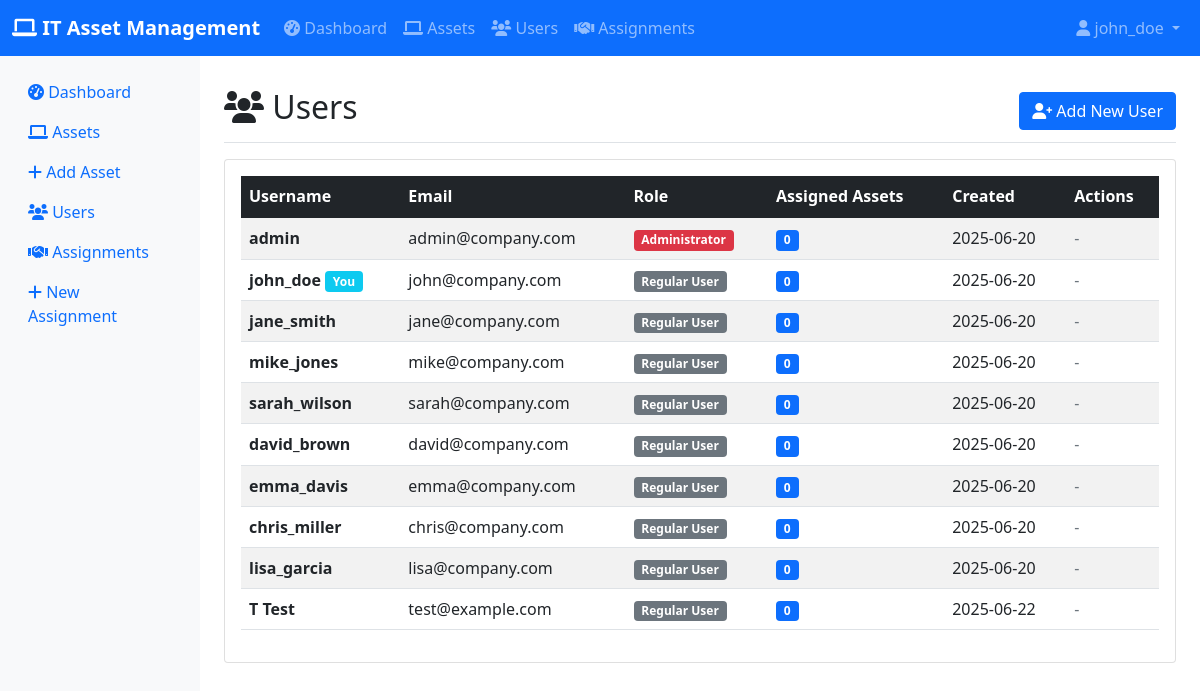
Page /users (signed in) on the committed database.
### app.py (models this page shows, shortened)
class User(UserMixin, db.Model):
    __tablename__ = 'users'
    id = db.Column(db.Integer, primary_key=True)
    username = db.Column(db.String(80), unique=True, nullable=False, index=True)
    email = db.Column(db.String(120), unique=True, nullable=False, index=True)
    password_hash = db.Column(db.String(255), nullable=False)
    role = db.Column(db.String(20), nullable=False, default='regular')  # 'admin' or 'regular'
    created_at = db.Column(db.DateTime, default=datetime.utcnow)
    assignments = db.relationship('Assignment', backref='assigned_user', lazy=True)
    def is_admin(self):
        return self.role == 'admin'

### app.py (the view)
@app.route('/users')
@login_required
def users():
    page = request.args.get('page', 1, type=int)
    users = User.query.paginate(
        page=page, per_page=10, error_out=False
    )
    return render_template('users.html', users=users)

### app.py (called while the page is built)
@login_manager.user_loader
def load_user(user_id):
    return User.query.get(int(user_id))

### templates/users.html (shortened to what this page needs)
{% extends "base.html" %}
{% block content %}
<div class="d-flex justify-content-between flex-wrap flex-md-nowrap align-items-center pt-3 pb-2 mb-3 border-bottom">
    <h1 class="h2"><i class="fas fa-users"></i> Users</h1>
    <div class="btn-toolbar mb-2 mb-md-0">
        <a href="{{ url_for('create_user') }}" class="btn btn-primary">
            <i class="fas fa-user-plus"></i> Add New User
        </a>
    </div>
</div>
<div class="card">
    <div class="card-body">
        {% if users.items %}
        <div class="table-responsive">
            <table class="table table-striped table-hover">
                <thead class="table-dark">
                    <tr>
                        <th>Username</th>
                        <th>Email</th>
                        <th>Role</th>
                        <th>Assigned Assets</th>
                        <th>Created</th>
                        <th>Actions</th>
                    </tr>
                </thead>
                <tbody>
                    {% for user in users.items %}
                    <tr>
                        <td>
                            <strong>{{ user.username }}</strong>
                            {% if user.id == current_user.id %}
                                <span class="badge bg-info">You</span>
                            {% endif %}
                        </td>
                        <td>{{ user.email }}</td>
                        <td>
                            {% if user.role == 'admin' %}
                                <span class="badge bg-danger">Administrator</span>
                            {% else %}
                                <span class="badge bg-secondary">Regular User</span>
                            {% endif %}
                        </td>
                        <td>
                            <span class="badge bg-primary">{{ user.assigned_assets|length }}</span>
                        </td>
                        <td>{{ user.created_at.strftime('%Y-%m-%d') }}</td>
                        <td class="table-actions">
                            {% if current_user.is_admin() and user.id != current_user.id %}
                            <form method="POST" action="{{ url_for('delete_user', id=user.id) }}" class="d-inline" onsubmit="return confirmDelete('user')">
                                <button type="submit" class="btn btn-sm btn-outline-danger">
                                    <i class="fas fa-trash"></i>
                                </button>
                            </form>
                            {% else %}
                                <span class="text-muted">-</span>
                            {% endif %}
                        </td>
                    </tr>
                    {% endfor %}
                </tbody>
            </table>
        </div>
        {% endif %}
    </div>
</div>
{% endblock %}

### templates/base.html (shortened to what this page needs)
<!DOCTYPE html>
<html lang="en">
<head>
    <link href="https://cdn.jsdelivr.net/npm/bootstrap@5.1.3/dist/css/bootstrap.min.css" rel="stylesheet">
    <link href="https://cdnjs.cloudflare.com/ajax/libs/font-awesome/6.0.0/css/all.min.css" rel="stylesheet">
</head>
<body>
    <nav class="navbar navbar-expand-lg navbar-dark bg-primary">
        <div class="container-fluid">
            <a class="navbar-brand" href="{{ url_for('index') }}">
                <i class="fas fa-laptop"></i> IT Asset Management
            </a>
            {% if current_user.is_authenticated %}
            <div class="collapse navbar-collapse" id="navbarNav">
                <ul class="navbar-nav me-auto">
                    <li class="nav-item">
                        <a class="nav-link" href="{{ url_for('index') }}">
                            <i class="fas fa-tachometer-alt"></i> Dashboard
                        </a>
                    </li>
                    <li class="nav-item">
                        <a class="nav-link" href="{{ url_for('assets') }}">
                            <i class="fas fa-laptop"></i> Assets
                        </a>
                    </li>
                    <li class="nav-item">
                        <a class="nav-link" href="{{ url_for('users') }}">
                            <i class="fas fa-users"></i> Users
                        </a>
                    </li>
                    <li class="nav-item">
                        <a class="nav-link" href="{{ url_for('assignments') }}">
                            <i class="fas fa-handshake"></i> Assignments
                        </a>
                    </li>
                </ul>
                <ul class="navbar-nav">
                    <li class="nav-item dropdown">
                        <a class="nav-link dropdown-toggle" href="#" id="navbarDropdown" role="button" data-bs-toggle="dropdown">
                            <i class="fas fa-user"></i> {{ current_user.username }}
                        </a>
                    </li>
                </ul>
            </div>
            {% endif %}
        </div>
    </nav>
    <div class="container-fluid">
        <div class="row">
            {% if current_user.is_authenticated %}
            <nav class="col-md-2 d-md-block sidebar">
                <div class="position-sticky pt-3">
                    <ul class="nav flex-column">
                        <li class="nav-item">
                            <a class="nav-link" href="{{ url_for('index') }}">
                                <i class="fas fa-tachometer-alt"></i> Dashboard
                            </a>
                        </li>
                        <li class="nav-item">
                            <a class="nav-link" href="{{ url_for('assets') }}">
                                <i class="fas fa-laptop"></i> Assets
                            </a>
                        </li>
                        <li class="nav-item">
                            <a class="nav-link" href="{{ url_for('create_asset') }}">
                                <i class="fas fa-plus"></i> Add Asset
                            </a>
                        </li>
                        <li class="nav-item">
                            <a class="nav-link" href="{{ url_for('users') }}">
                                <i class="fas fa-users"></i> Users
                            </a>
                        </li>
                        <li class="nav-item">
                            <a class="nav-link" href="{{ url_for('assignments') }}">
                                <i class="fas fa-handshake"></i> Assignments
                            </a>
                        </li>
                        <li class="nav-item">
                            <a class="nav-link" href="{{ url_for('create_assignment') }}">
                                <i class="fas fa-plus"></i> New Assignment
                            </a>
                        </li>
                    </ul>
                </div>
            </nav>
            {% endif %}
            <main class="col-md-10 ms-sm-auto px-md-4 main-content">
                {% if current_user.is_authenticated %}
                <div class="pt-3">
                {% else %}
                <div class="pt-5">
                {% endif %}
                    {% block content %}{% endblock %}
                </div>
            </main>
        </div>
    </div>
</body>
</html>

### templates/base.html (style rules this page uses)
.navbar-brand { font-weight: bold; }
.sidebar { min-height: calc(100vh - 56px); background-color: #f8f9fa; }
.main-content { min-height: calc(100vh - 56px); }
.table-actions { white-space: nowrap; }

### rows in the picture
User: username "john_doe", shows "You", email "john@company.com", role "Regular User", assigned_assets|length "0", created_at "2025-06-20"
User: username "admin", email "admin@company.com", role "Administrator", assigned_assets|length "0", created_at "2025-06-20"
User: username "jane_smith", email "jane@company.com", role "Regular User", assigned_assets|length "0", created_at "2025-06-20"
User: username "mike_jones", email "mike@company.com", role "Regular User", assigned_assets|length "0", created_at "2025-06-20"
User: username "sarah_wilson", email "sarah@company.com", role "Regular User", assigned_assets|length "0", created_at "2025-06-20"
User: username "david_brown", email "david@company.com", role "Regular User", assigned_assets|length "0", created_at "2025-06-20"
User: username "emma_davis", email "emma@company.com", role "Regular User", assigned_assets|length "0", created_at "2025-06-20"
User: username "chris_miller", email "chris@company.com", role "Regular User", assigned_assets|length "0", created_at "2025-06-20"
User: username "lisa_garcia", email "lisa@company.com", role "Regular User", assigned_assets|length "0", created_at "2025-06-20"
User: username "T Test", email "test@example.com", role "Regular User", assigned_assets|length "0", created_at "2025-06-22"
